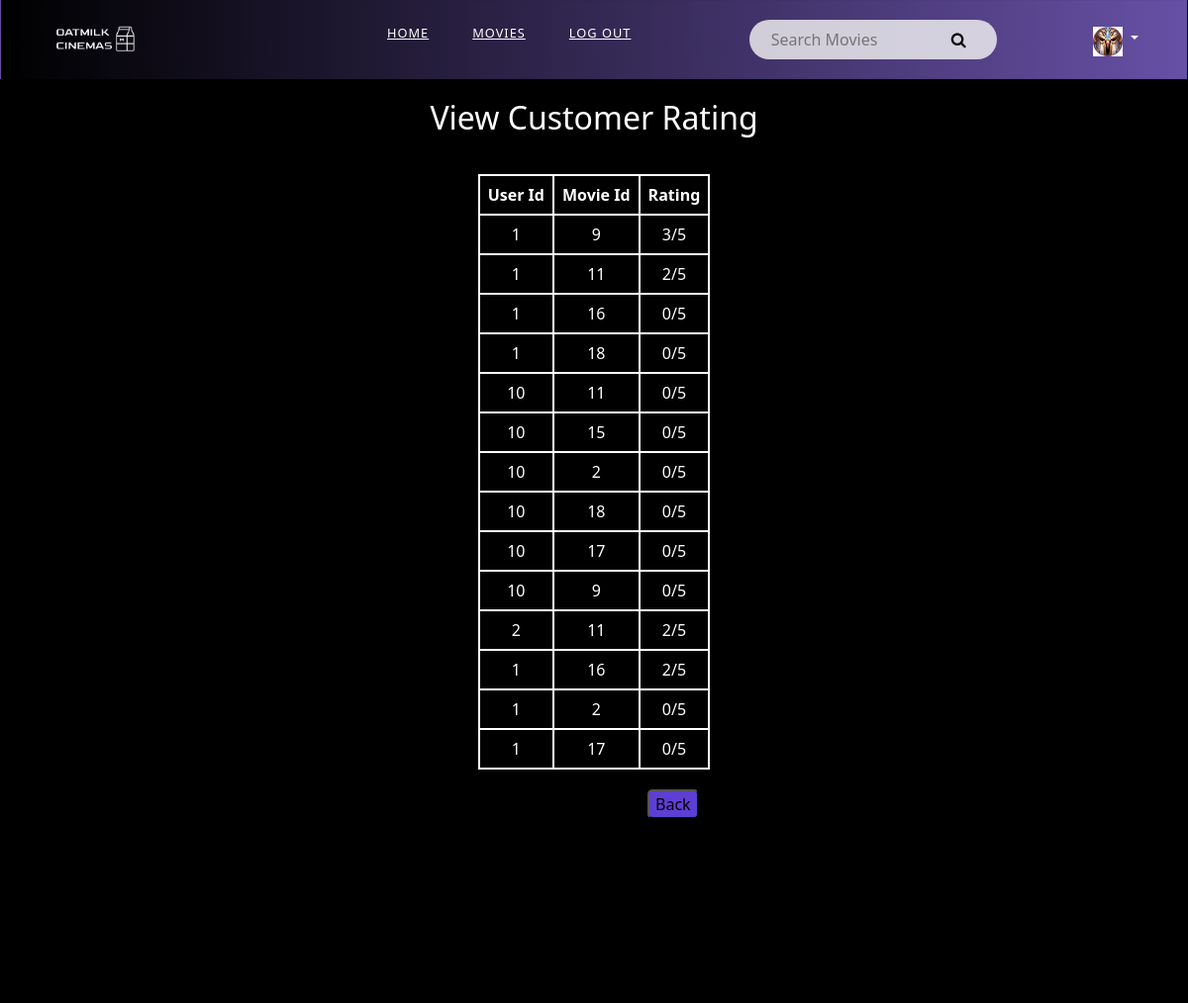
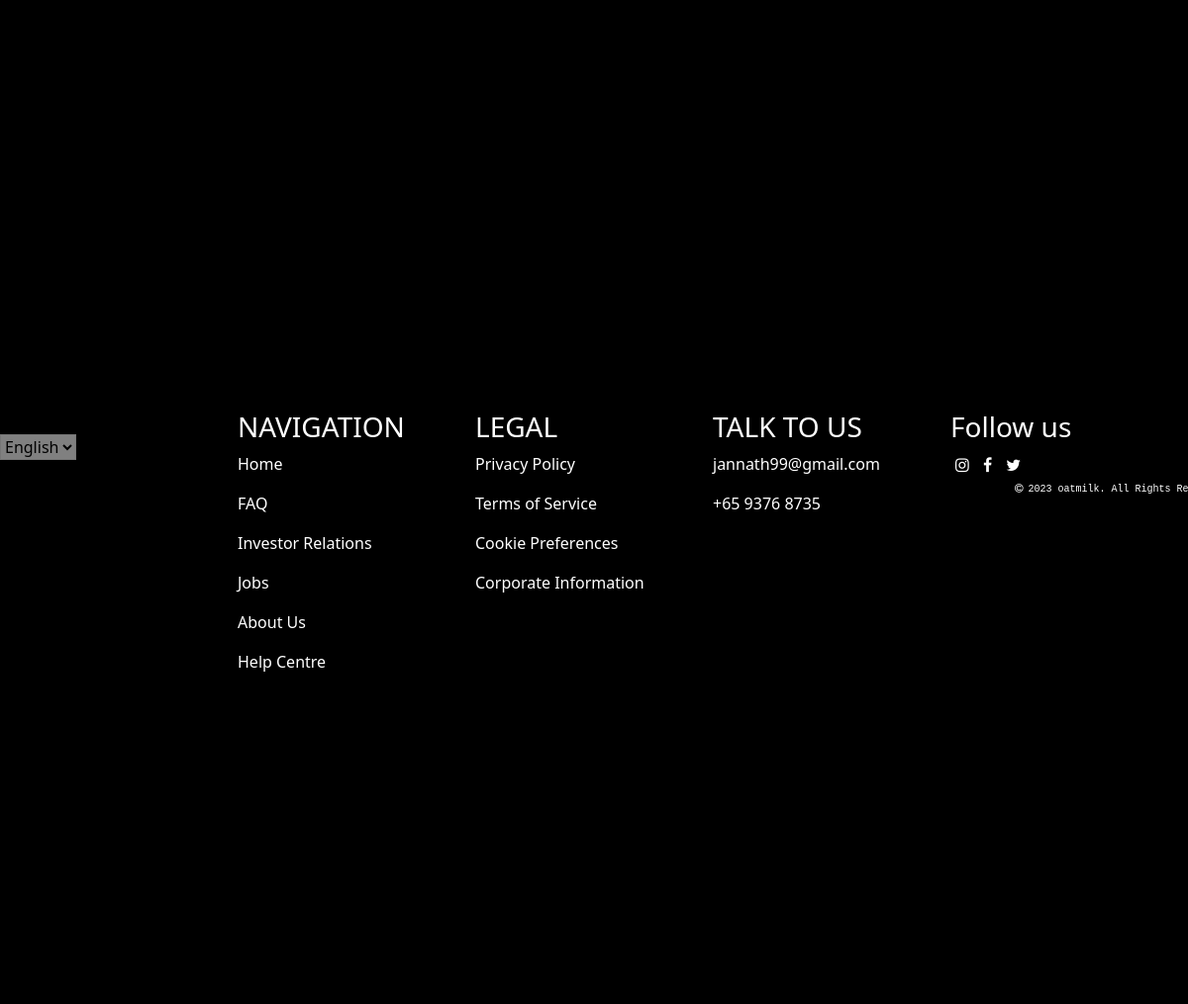
Page /customerRating.php (signed in) on the committed database (2 pictures, top to bottom).
### tables this page shows
CREATE TABLE `booking` (
  `booking_id` int(50) NOT NULL,
  `movie_id` int(50) NOT NULL,
  `ticket_id` int(50) NOT NULL,
  `user_id` int(50) NOT NULL,
  `room_id` int(30) NOT NULL,
  `Date` date NOT NULL,
  `location` varchar(50) NOT NULL,
  `time` time NOT NULL,
  `num_of_ticket` int(30) NOT NULL,
  `seat_num` varchar(50) NOT NULL,
  `review` int(10) NOT NULL
);

### customerRatingController.php (called while the page is built, shortened)
<?php
class ratingController
{
    private $conn;
    public function __construct($conn)
    {
        $this->conn = $conn;
    }
    public function getRating() {
        $query = "SELECT user_id, movie_id, review FROM booking";
        $result = mysqli_query($this->conn, $query);
        $ratings = array();
        while ($row = mysqli_fetch_assoc($result)) {
            $rating = array(
                "user_id" => $row['user_id'],
                "movie_id" => $row['movie_id'],
                "review" => $row['review']
            );
            $ratings[] = $rating;
        }
        return $ratings;
    }
}

### customerRating.php (the view, shortened to what this page needs)
<?php
include("navBar.php");
include("customerRatingController.php");
$ratingController = new ratingController($conn);
$rating = $ratingController-> getRating();
?>
<!DOCTYPE html>
<html>
<head>
    <link rel="stylesheet" href="homestylesheet.css" />
    <link href="https://cdn.jsdelivr.net/npm/bootstrap@5.2.3/dist/css/bootstrap.min.css" rel="stylesheet"
>
    <link rel="stylesheet" href="https://cdnjs.cloudflare.com/ajax/libs/font-awesome/4.7.0/css/font-awesome.min.css">
</head>
<body>
<div class="header">
        <h2>View Customer Rating</h2>
    </div>
    <div class="table-container">
        <table style = "margin-top: 30px;">
            <thead>
                <tr>
                    <th>User Id</th>
                    <th>Movie Id</th>
                    <th>Rating</th>
                </tr>
            </thead>
            <tbody>
                <?php foreach ($rating as $rate): ?>
                    <tr>
                        <td>
                            <?php echo $rate['user_id']; ?>
                        </td>
                        <td>
                            <?php echo $rate['movie_id']; ?>
                        </td>
                        <td>
                            <?php echo $rate['review']; ?>/5
                        </td>
                    </tr>
                <?php endforeach; ?>
            </tbody>
        </table>
        </div>
        <form style = "margin-left: 54.5%; margin-top: 20px;" action="index.php">
        <input style ="background-color:#5D3FD3; border-radius:5px;" type="submit" value="Back">
        </form>
        <?php include("footer.php");?>
</body>
</html>

### homestylesheet.css (style rules this page uses)
body { background-size:cover; height: 100vh; background-position: center; color:#f2f2f2; background-color: black; }
* { box-sizing: border-box; }

### customerRating.php (style rules this page uses)
body { background-color: black; color: white; }
.header { text-align: center; margin-top: 100px; }
.table-container { display: flex; justify-content: center; }
table { border-collapse: collapse; border: 1px solid black; padding: 4px; cellspacing: 50px; }
th, td { border: 2px solid white; padding: 8px; text-align: center; }

### rows in the picture
booking: user "1", movie "9", review "3"
booking: user "1", movie "11", review "2"
booking: user "1", movie "16", review "0"
booking: user "1", movie "18", review "0"
booking: user "10", movie "11", review "0"
booking: user "10", movie "15", review "0"
booking: user "10", movie "2", review "0"
booking: user "10", movie "18", review "0"
booking: user "10", movie "17", review "0"
booking: user "10", movie "9", review "0"
booking: user "2", movie "11", review "2"
booking: user "1", movie "16", review "2"
booking: user "1", movie "2", review "0"
booking: user "1", movie "17", review "0"
